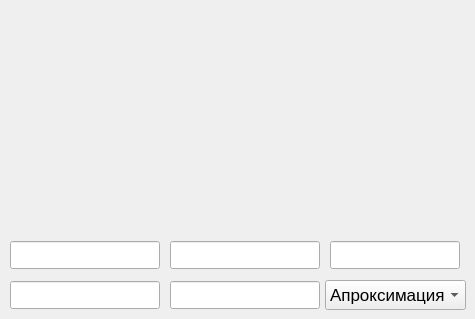
    <widget class="QWidget" name="tab">
     <attribute name="title">
      <string>graphic</string>
     </attribute>
     <widget class="QDoubleSpinBox" name="doubleSpinBox_Ymin">
      <property name="geometry">
       <rect>
        <x>10</x>
        <y>240</y>
        <width>150</width>
        <height>30</height>
       </rect>
      </property>
      <property name="minimumSize">
       <size>
        <width>120</width>
        <height>30</height>
       </size>
      </property>
      <property name="maximumSize">
       <size>
        <width>150</width>
        <height>30</height>
       </size>
      </property>
      <property name="toolTip">
       <string>&lt;html&gt;&lt;head/&gt;&lt;body&gt;&lt;p&gt;область значения функции&lt;/p&gt;&lt;/body&gt;&lt;/html&gt;</string>
      </property>
      <property name="styleSheet">
       <string notr="true">color : #FFF</string>
      </property>
      <property name="buttonSymbols">
       <enum>QAbstractSpinBox::NoButtons</enum>
      </property>
      <property name="prefix">
       <string>Ymin = </string>
      </property>
      <property name="decimals">
       <number>0</number>
      </property>
      <property name="minimum">
       <double>-1000000.000000000000000</double>
      </property>
      <property name="maximum">
       <double>1000000.000000000000000</double>
      </property>
      <property name="value">
       <double>-10.000000000000000</double>
      </property>
     </widget>
     <widget class="QDoubleSpinBox" name="doubleSpinBox_Ymax">
      <property name="geometry">
       <rect>
        <x>170</x>
        <y>240</y>
        <width>150</width>
        <height>30</height>
       </rect>
      </property>
      <property name="minimumSize">
       <size>
        <width>120</width>
        <height>30</height>
       </size>
      </property>
      <property name="maximumSize">
       <size>
        <width>150</width>
        <height>30</height>
       </size>
      </property>
      <property name="sizeIncrement">
       <size>
        <width>1</width>
        <height>1</height>
       </size>
      </property>
      <property name="baseSize">
       <size>
        <width>1</width>
        <height>1</height>
       </size>
      </property>
      <property name="toolTip">
       <string>&lt;html&gt;&lt;head/&gt;&lt;body&gt;&lt;p&gt;область значения функции&lt;/p&gt;&lt;/body&gt;&lt;/html&gt;</string>
      </property>
      <property name="styleSheet">
       <string notr="true">color : #FFF</string>
      </property>
      <property name="buttonSymbols">
       <enum>QAbstractSpinBox::NoButtons</enum>
      </property>
      <property name="prefix">
       <string>Ymax = </string>
      </property>
      <property name="decimals">
       <number>0</number>
      </property>
      <property name="minimum">
       <double>-1000000.000000000000000</double>
      </property>
      <property name="maximum">
       <double>1000000.000000000000000</double>
      </property>
      <property name="value">
       <double>10.000000000000000</double>
      </property>
     </widget>
     <widget class="QDoubleSpinBox" name="doubleSpinBox_Xmin">
      <property name="geometry">
       <rect>
        <x>10</x>
        <y>280</y>
        <width>150</width>
        <height>30</height>
       </rect>
      </property>
      <property name="minimumSize">
       <size>
        <width>120</width>
        <height>30</height>
       </size>
      </property>
      <property name="maximumSize">
       <size>
        <width>150</width>
        <height>30</height>
       </size>
      </property>
      <property name="toolTip">
       <string>&lt;html&gt;&lt;head/&gt;&lt;body&gt;&lt;p&gt;Область определения функции&lt;/p&gt;&lt;/body&gt;&lt;/html&gt;</string>
      </property>
      <property name="styleSheet">
       <string notr="true">color : #FFF</string>
      </property>
      <property name="buttonSymbols">
       <enum>QAbstractSpinBox::NoButtons</enum>
      </property>
      <property name="prefix">
       <string>Xmin = </string>
      </property>
      <property name="decimals">
       <number>0</number>
      </property>
      <property name="minimum">
       <double>-1000000.000000000000000</double>
      </property>
      <property name="maximum">
       <double>1000000.000000000000000</double>
      </property>
      <property name="value">
       <double>-10.000000000000000</double>
      </property>
     </widget>
     <widget class="QCustomPlot" name="widget" native="true">
      <property name="geometry">
       <rect>
        <x>10</x>
        <y>10</y>
        <width>450</width>
        <height>220</height>
       </rect>
      </property>
      <property name="font">
       <font>
        <pointsize>5</pointsize>
       </font>
      </property>
      <property name="styleSheet">
       <string notr="true">QLabel {
  qproperty-alignment: 'AlignVCenter | AlignRight';
  border: 1px solid gray;
}

background-color : solid gray;</string>
      </property>
     </widget>
     <widget class="QDoubleSpinBox" name="doubleSpinBox_Xmax">
      <property name="geometry">
       <rect>
        <x>170</x>
        <y>280</y>
        <width>150</width>
        <height>30</height>
       </rect>
      </property>
      <property name="minimumSize">
       <size>
        <width>120</width>
        <height>30</height>
       </size>
      </property>
      <property name="maximumSize">
       <size>
        <width>150</width>
        <height>30</height>
       </size>
      </property>
      <property name="sizeIncrement">
       <size>
        <width>1</width>
        <height>1</height>
       </size>
      </property>
      <property name="baseSize">
       <size>
        <width>1</width>
        <height>1</height>
       </size>
      </property>
      <property name="toolTip">
       <string>&lt;html&gt;&lt;head/&gt;&lt;body&gt;&lt;p&gt;Область определения функции&lt;/p&gt;&lt;/body&gt;&lt;/html&gt;</string>
      </property>
      <property name="styleSheet">
       <string notr="true">color : #FFF</string>
      </property>
      <property name="buttonSymbols">
       <enum>QAbstractSpinBox::NoButtons</enum>
      </property>
      <property name="prefix">
       <string>Xmax = </string>
      </property>
      <property name="decimals">
       <number>0</number>
      </property>
      <property name="minimum">
       <double>-1000000.000000000000000</double>
      </property>
      <property name="maximum">
       <double>1000000.000000000000000</double>
      </property>
      <property name="singleStep">
       <double>1.000000000000000</double>
      </property>
      <property name="value">
       <double>10.000000000000000</double>
      </property>
     </widget>
     <widget class="QSpinBox" name="spinBox_points">
      <property name="geometry">
       <rect>
        <x>330</x>
        <y>240</y>
        <width>130</width>
        <height>30</height>
       </rect>
      </property>
      <property name="toolTip">
       <string>&lt;html&gt;&lt;head/&gt;&lt;body&gt;&lt;p&gt;&lt;span style=&quot; font-size:12pt;&quot;&gt;Количество точек на графике&lt;/span&gt;&lt;/p&gt;&lt;/body&gt;&lt;/html&gt;</string>
      </property>
      <property name="styleSheet">
       <string notr="true">color : #FFF</string>
      </property>
      <property name="buttonSymbols">
       <enum>QAbstractSpinBox::NoButtons</enum>
      </property>
      <property name="suffix">
       <string/>
      </property>
      <property name="prefix">
       <string>N = </string>
      </property>
      <property name="minimum">
       <number>1</number>
      </property>
      <property name="maximum">
       <number>10000000</number>
      </property>
      <property name="value">
       <number>1000</number>
      </property>
     </widget>
     <widget class="QComboBox" name="comboBox_2">
      <property name="geometry">
       <rect>
        <x>325</x>
        <y>280</y>
        <width>141</width>
        <height>30</height>
       </rect>
      </property>
      <property name="font">
       <font>
        <pointsize>13</pointsize>
       </font>
      </property>
      <property name="toolTip">
       <string>&lt;html&gt;&lt;head/&gt;&lt;body&gt;&lt;p&gt;способотображения точек на графике&lt;/p&gt;&lt;/body&gt;&lt;/html&gt;</string>
      </property>
      <property name="styleSheet">
       <string notr="true"/>
      </property>
      <property name="iconSize">
       <size>
        <width>16</width>
        <height>30</height>
       </size>
      </property>
      <item>
       <property name="text">
        <string>Апроксимация</string>
       </property>
      </item>
      <item>
       <property name="text">
        <string>По точкам</string>
       </property>
      </item>
     </widget>
    </widget>
